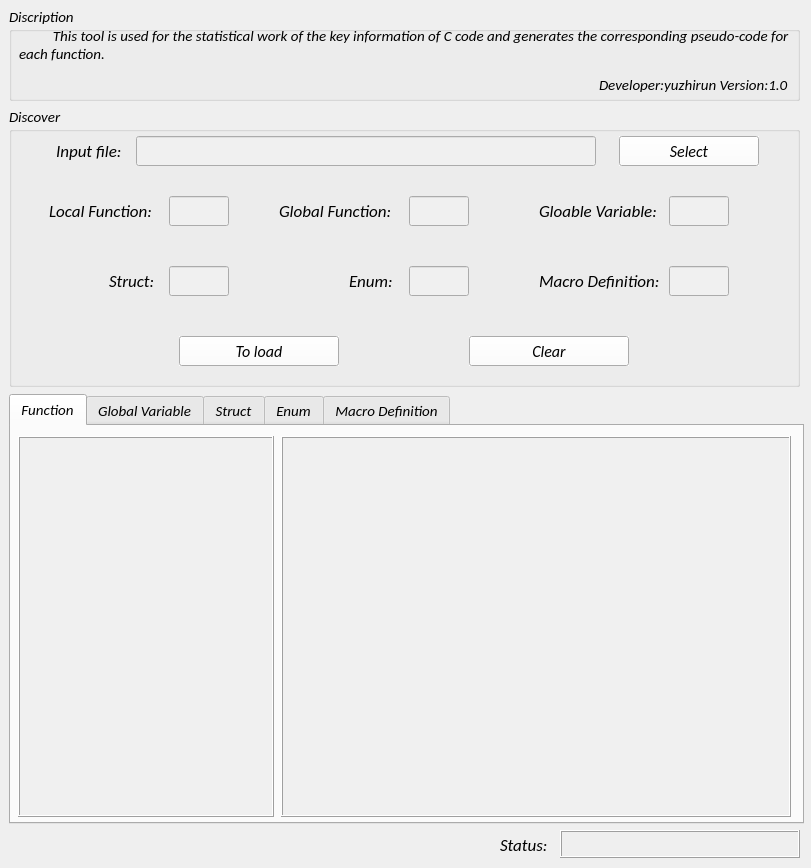
<?xml version="1.0" encoding="UTF-8"?>
<ui version="4.0">
 <class>MainWindow</class>
 <widget class="QMainWindow" name="MainWindow">
  <property name="geometry">
   <rect>
    <x>0</x>
    <y>0</y>
    <width>811</width>
    <height>868</height>
   </rect>
  </property>
  <property name="minimumSize">
   <size>
    <width>0</width>
    <height>0</height>
   </size>
  </property>
  <property name="maximumSize">
   <size>
    <width>811</width>
    <height>868</height>
   </size>
  </property>
  <property name="palette">
   <palette>
    <active>
     <colorrole role="Base">
      <brush brushstyle="SolidPattern">
       <color alpha="255">
        <red>240</red>
        <green>240</green>
        <blue>240</blue>
       </color>
      </brush>
     </colorrole>
    </active>
    <inactive>
     <colorrole role="Base">
      <brush brushstyle="SolidPattern">
       <color alpha="255">
        <red>240</red>
        <green>240</green>
        <blue>240</blue>
       </color>
      </brush>
     </colorrole>
    </inactive>
    <disabled>
     <colorrole role="Base">
      <brush brushstyle="SolidPattern">
       <color alpha="255">
        <red>240</red>
        <green>240</green>
        <blue>240</blue>
       </color>
      </brush>
     </colorrole>
    </disabled>
   </palette>
  </property>
  <property name="font">
   <font>
    <family>Calibri</family>
   </font>
  </property>
  <property name="windowTitle">
   <string>CodeGenerate</string>
  </property>
  <property name="windowIcon">
   <iconset>
    <normaloff>source/dev_ico.ico</normaloff>source/dev_ico.ico</iconset>
  </property>
  <property name="autoFillBackground">
   <bool>true</bool>
  </property>
  <widget class="QWidget" name="centralwidget">
   <widget class="QGroupBox" name="groupBox">
    <property name="geometry">
     <rect>
      <x>9</x>
      <y>6</y>
      <width>791</width>
      <height>95</height>
     </rect>
    </property>
    <property name="font">
     <font>
      <family>Calibri</family>
      <pointsize>11</pointsize>
      <weight>50</weight>
      <italic>true</italic>
      <bold>false</bold>
     </font>
    </property>
    <property name="title">
     <string>Discription</string>
    </property>
    <property name="flat">
     <bool>false</bool>
    </property>
    <widget class="QLabel" name="label_8">
     <property name="geometry">
      <rect>
       <x>10</x>
       <y>20</y>
       <width>781</width>
       <height>51</height>
      </rect>
     </property>
     <property name="font">
      <font>
       <family>Calibri</family>
       <pointsize>11</pointsize>
       <weight>50</weight>
       <italic>true</italic>
       <bold>false</bold>
      </font>
     </property>
     <property name="text">
      <string>          This tool is used for the statistical work of the key information of C code and generates the corresponding pseudo-code for each function.</string>
     </property>
     <property name="alignment">
      <set>Qt::AlignLeading|Qt::AlignLeft|Qt::AlignTop</set>
     </property>
     <property name="wordWrap">
      <bool>true</bool>
     </property>
    </widget>
    <widget class="QLabel" name="label_9">
     <property name="geometry">
      <rect>
       <x>590</x>
       <y>64</y>
       <width>191</width>
       <height>30</height>
      </rect>
     </property>
     <property name="font">
      <font>
       <family>Calibri</family>
       <pointsize>11</pointsize>
       <weight>50</weight>
       <italic>true</italic>
       <bold>false</bold>
       <kerning>true</kerning>
      </font>
     </property>
     <property name="text">
      <string>Developer:yuzhirun Version:1.0</string>
     </property>
    </widget>
   </widget>
   <widget class="QGroupBox" name="groupBox_3">
    <property name="geometry">
     <rect>
      <x>9</x>
      <y>106</y>
      <width>791</width>
      <height>281</height>
     </rect>
    </property>
    <property name="font">
     <font>
      <family>Calibri</family>
      <pointsize>11</pointsize>
      <weight>50</weight>
      <italic>true</italic>
      <bold>false</bold>
     </font>
    </property>
    <property name="title">
     <string>Discover</string>
    </property>
    <widget class="QLineEdit" name="macro_num">
     <property name="geometry">
      <rect>
       <x>660</x>
       <y>160</y>
       <width>60</width>
       <height>30</height>
      </rect>
     </property>
     <property name="font">
      <font>
       <family>Microsoft YaHei</family>
       <pointsize>11</pointsize>
       <weight>50</weight>
       <italic>false</italic>
       <bold>false</bold>
      </font>
     </property>
     <property name="text">
      <string/>
     </property>
     <property name="readOnly">
      <bool>true</bool>
     </property>
    </widget>
    <widget class="QLabel" name="label">
     <property name="geometry">
      <rect>
       <x>47</x>
       <y>30</y>
       <width>80</width>
       <height>30</height>
      </rect>
     </property>
     <property name="font">
      <font>
       <family>Calibri</family>
       <pointsize>13</pointsize>
       <weight>50</weight>
       <italic>true</italic>
       <bold>false</bold>
       <kerning>true</kerning>
      </font>
     </property>
     <property name="text">
      <string>Input file:</string>
     </property>
    </widget>
    <widget class="QPushButton" name="select_bt">
     <property name="geometry">
      <rect>
       <x>610</x>
       <y>30</y>
       <width>140</width>
       <height>30</height>
      </rect>
     </property>
     <property name="palette">
      <palette>
       <active>
        <colorrole role="Button">
         <brush brushstyle="SolidPattern">
          <color alpha="255">
           <red>255</red>
           <green>255</green>
           <blue>255</blue>
          </color>
         </brush>
        </colorrole>
       </active>
       <inactive>
        <colorrole role="Button">
         <brush brushstyle="SolidPattern">
          <color alpha="255">
           <red>255</red>
           <green>255</green>
           <blue>255</blue>
          </color>
         </brush>
        </colorrole>
       </inactive>
       <disabled>
        <colorrole role="Button">
         <brush brushstyle="SolidPattern">
          <color alpha="255">
           <red>255</red>
           <green>255</green>
           <blue>255</blue>
          </color>
         </brush>
        </colorrole>
       </disabled>
      </palette>
     </property>
     <property name="font">
      <font>
       <family>Calibri</family>
       <pointsize>12</pointsize>
       <weight>50</weight>
       <italic>true</italic>
       <bold>false</bold>
      </font>
     </property>
     <property name="autoFillBackground">
      <bool>true</bool>
     </property>
     <property name="text">
      <string>Select</string>
     </property>
    </widget>
    <widget class="QLineEdit" name="local_func_num">
     <property name="geometry">
      <rect>
       <x>160</x>
       <y>90</y>
       <width>60</width>
       <height>30</height>
      </rect>
     </property>
     <property name="font">
      <font>
       <family>Microsoft YaHei</family>
       <pointsize>11</pointsize>
       <weight>50</weight>
       <italic>false</italic>
       <bold>false</bold>
      </font>
     </property>
     <property name="text">
      <string/>
     </property>
     <property name="readOnly">
      <bool>true</bool>
     </property>
    </widget>
    <widget class="QLabel" name="label_6">
     <property name="geometry">
      <rect>
       <x>530</x>
       <y>90</y>
       <width>131</width>
       <height>30</height>
      </rect>
     </property>
     <property name="font">
      <font>
       <family>Calibri</family>
       <pointsize>13</pointsize>
       <weight>50</weight>
       <italic>true</italic>
       <bold>false</bold>
       <kerning>true</kerning>
      </font>
     </property>
     <property name="text">
      <string>Gloable Variable:</string>
     </property>
    </widget>
    <widget class="QLineEdit" name="file_path">
     <property name="geometry">
      <rect>
       <x>127</x>
       <y>30</y>
       <width>460</width>
       <height>30</height>
      </rect>
     </property>
     <property name="autoFillBackground">
      <bool>true</bool>
     </property>
     <property name="frame">
      <bool>true</bool>
     </property>
     <property name="echoMode">
      <enum>QLineEdit::Normal</enum>
     </property>
     <property name="readOnly">
      <bool>true</bool>
     </property>
    </widget>
    <widget class="QLabel" name="label_5">
     <property name="geometry">
      <rect>
       <x>340</x>
       <y>160</y>
       <width>51</width>
       <height>30</height>
      </rect>
     </property>
     <property name="font">
      <font>
       <family>Calibri</family>
       <pointsize>13</pointsize>
       <weight>50</weight>
       <italic>true</italic>
       <bold>false</bold>
       <kerning>true</kerning>
      </font>
     </property>
     <property name="text">
      <string>Enum:</string>
     </property>
    </widget>
    <widget class="QLineEdit" name="struct_num">
     <property name="geometry">
      <rect>
       <x>160</x>
       <y>160</y>
       <width>60</width>
       <height>30</height>
      </rect>
     </property>
     <property name="font">
      <font>
       <family>Microsoft YaHei UI</family>
       <pointsize>11</pointsize>
       <weight>50</weight>
       <italic>false</italic>
       <bold>false</bold>
      </font>
     </property>
     <property name="text">
      <string/>
     </property>
     <property name="readOnly">
      <bool>true</bool>
     </property>
    </widget>
    <widget class="QLabel" name="label_2">
     <property name="geometry">
      <rect>
       <x>100</x>
       <y>160</y>
       <width>60</width>
       <height>30</height>
      </rect>
     </property>
     <property name="font">
      <font>
       <family>Calibri</family>
       <pointsize>13</pointsize>
       <weight>50</weight>
       <italic>true</italic>
       <bold>false</bold>
       <kerning>true</kerning>
      </font>
     </property>
     <property name="text">
      <string>Struct:</string>
     </property>
    </widget>
    <widget class="QLineEdit" name="global_var_num">
     <property name="geometry">
      <rect>
       <x>660</x>
       <y>90</y>
       <width>60</width>
       <height>30</height>
      </rect>
     </property>
     <property name="font">
      <font>
       <family>Microsoft YaHei</family>
       <pointsize>11</pointsize>
       <weight>50</weight>
       <italic>false</italic>
       <bold>false</bold>
      </font>
     </property>
     <property name="text">
      <string/>
     </property>
     <property name="readOnly">
      <bool>true</bool>
     </property>
    </widget>
    <widget class="QLabel" name="label_4">
     <property name="geometry">
      <rect>
       <x>270</x>
       <y>90</y>
       <width>121</width>
       <height>30</height>
      </rect>
     </property>
     <property name="font">
      <font>
       <family>Calibri</family>
       <pointsize>13</pointsize>
       <weight>50</weight>
       <italic>true</italic>
       <bold>false</bold>
       <kerning>true</kerning>
      </font>
     </property>
     <property name="text">
      <string>Global Function:</string>
     </property>
    </widget>
    <widget class="QLabel" name="label_7">
     <property name="geometry">
      <rect>
       <x>530</x>
       <y>160</y>
       <width>141</width>
       <height>30</height>
      </rect>
     </property>
     <property name="font">
      <font>
       <family>Calibri</family>
       <pointsize>13</pointsize>
       <weight>50</weight>
       <italic>true</italic>
       <bold>false</bold>
       <kerning>true</kerning>
      </font>
     </property>
     <property name="text">
      <string>Macro Definition:</string>
     </property>
    </widget>
    <widget class="QLineEdit" name="enum_num">
     <property name="geometry">
      <rect>
       <x>400</x>
       <y>160</y>
       <width>60</width>
       <height>30</height>
      </rect>
     </property>
     <property name="font">
      <font>
       <family>Microsoft YaHei UI</family>
       <pointsize>11</pointsize>
       <weight>50</weight>
       <italic>false</italic>
       <bold>false</bold>
      </font>
     </property>
     <property name="text">
      <string/>
     </property>
     <property name="readOnly">
      <bool>true</bool>
     </property>
    </widget>
    <widget class="QLineEdit" name="global_func_num">
     <property name="geometry">
      <rect>
       <x>400</x>
       <y>90</y>
       <width>60</width>
       <height>30</height>
      </rect>
     </property>
     <property name="font">
      <font>
       <family>Microsoft YaHei</family>
       <pointsize>11</pointsize>
       <weight>50</weight>
       <italic>false</italic>
       <bold>false</bold>
      </font>
     </property>
     <property name="text">
      <string/>
     </property>
     <property name="readOnly">
      <bool>true</bool>
     </property>
    </widget>
    <widget class="QLabel" name="label_3">
     <property name="geometry">
      <rect>
       <x>40</x>
       <y>90</y>
       <width>111</width>
       <height>30</height>
      </rect>
     </property>
     <property name="font">
      <font>
       <family>Calibri</family>
       <pointsize>13</pointsize>
       <weight>50</weight>
       <italic>true</italic>
       <bold>false</bold>
       <kerning>true</kerning>
      </font>
     </property>
     <property name="text">
      <string>Local Function:</string>
     </property>
    </widget>
    <widget class="QPushButton" name="load_bt">
     <property name="geometry">
      <rect>
       <x>170</x>
       <y>230</y>
       <width>160</width>
       <height>30</height>
      </rect>
     </property>
     <property name="palette">
      <palette>
       <active>
        <colorrole role="Button">
         <brush brushstyle="SolidPattern">
          <color alpha="255">
           <red>255</red>
           <green>255</green>
           <blue>255</blue>
          </color>
         </brush>
        </colorrole>
       </active>
       <inactive>
        <colorrole role="Button">
         <brush brushstyle="SolidPattern">
          <color alpha="255">
           <red>255</red>
           <green>255</green>
           <blue>255</blue>
          </color>
         </brush>
        </colorrole>
       </inactive>
       <disabled>
        <colorrole role="Button">
         <brush brushstyle="SolidPattern">
          <color alpha="255">
           <red>255</red>
           <green>255</green>
           <blue>255</blue>
          </color>
         </brush>
        </colorrole>
       </disabled>
      </palette>
     </property>
     <property name="font">
      <font>
       <family>Calibri</family>
       <pointsize>12</pointsize>
       <weight>50</weight>
       <italic>true</italic>
       <bold>false</bold>
      </font>
     </property>
     <property name="autoFillBackground">
      <bool>true</bool>
     </property>
     <property name="text">
      <string>To load</string>
     </property>
    </widget>
    <widget class="QPushButton" name="clear_bt">
     <property name="geometry">
      <rect>
       <x>460</x>
       <y>230</y>
       <width>160</width>
       <height>30</height>
      </rect>
     </property>
     <property name="palette">
      <palette>
       <active>
        <colorrole role="Button">
         <brush brushstyle="SolidPattern">
          <color alpha="255">
           <red>255</red>
           <green>255</green>
           <blue>255</blue>
          </color>
         </brush>
        </colorrole>
       </active>
       <inactive>
        <colorrole role="Button">
         <brush brushstyle="SolidPattern">
          <color alpha="255">
           <red>255</red>
           <green>255</green>
           <blue>255</blue>
          </color>
         </brush>
        </colorrole>
       </inactive>
       <disabled>
        <colorrole role="Button">
         <brush brushstyle="SolidPattern">
          <color alpha="255">
           <red>255</red>
           <green>255</green>
           <blue>255</blue>
          </color>
         </brush>
        </colorrole>
       </disabled>
      </palette>
     </property>
     <property name="font">
      <font>
       <family>Calibri</family>
       <pointsize>12</pointsize>
       <weight>50</weight>
       <italic>true</italic>
       <bold>false</bold>
      </font>
     </property>
     <property name="autoFillBackground">
      <bool>true</bool>
     </property>
     <property name="text">
      <string>Clear</string>
     </property>
    </widget>
   </widget>
   <widget class="QTabWidget" name="tabWidget">
    <property name="geometry">
     <rect>
      <x>9</x>
      <y>394</y>
      <width>795</width>
      <height>430</height>
     </rect>
    </property>
    <property name="minimumSize">
     <size>
      <width>510</width>
      <height>381</height>
     </size>
    </property>
    <property name="font">
     <font>
      <family>Calibri</family>
      <pointsize>11</pointsize>
      <weight>50</weight>
      <italic>true</italic>
      <bold>false</bold>
     </font>
    </property>
    <property name="mouseTracking">
     <bool>false</bool>
    </property>
    <property name="currentIndex">
     <number>0</number>
    </property>
    <widget class="QWidget" name="Function">
     <attribute name="title">
      <string>Function</string>
     </attribute>
     <widget class="QListWidget" name="func_items">
      <property name="geometry">
       <rect>
        <x>7</x>
        <y>10</y>
        <width>256</width>
        <height>381</height>
       </rect>
      </property>
      <property name="font">
       <font>
        <family>Microsoft YaHei UI</family>
        <pointsize>10</pointsize>
        <weight>50</weight>
        <italic>false</italic>
        <bold>false</bold>
       </font>
      </property>
      <property name="frameShape">
       <enum>QFrame::Box</enum>
      </property>
      <property name="frameShadow">
       <enum>QFrame::Raised</enum>
      </property>
      <property name="editTriggers">
       <set>QAbstractItemView::NoEditTriggers</set>
      </property>
     </widget>
     <widget class="QTextEdit" name="func_disp">
      <property name="geometry">
       <rect>
        <x>270</x>
        <y>10</y>
        <width>510</width>
        <height>381</height>
       </rect>
      </property>
      <property name="font">
       <font>
        <family>Calibri</family>
        <pointsize>12</pointsize>
        <weight>50</weight>
        <italic>false</italic>
        <bold>false</bold>
       </font>
      </property>
      <property name="frameShape">
       <enum>QFrame::Box</enum>
      </property>
      <property name="frameShadow">
       <enum>QFrame::Raised</enum>
      </property>
      <property name="lineWrapMode">
       <enum>QTextEdit::NoWrap</enum>
      </property>
      <property name="readOnly">
       <bool>false</bool>
      </property>
      <property name="markdown">
       <string/>
      </property>
      <property name="html">
       <string>&lt;!DOCTYPE HTML PUBLIC &quot;-//W3C//DTD HTML 4.0//EN&quot; &quot;http://www.w3.org/TR/REC-html40/strict.dtd&quot;&gt;
&lt;html&gt;&lt;head&gt;&lt;meta name=&quot;qrichtext&quot; content=&quot;1&quot; /&gt;&lt;style type=&quot;text/css&quot;&gt;
p, li { white-space: pre-wrap; }
&lt;/style&gt;&lt;/head&gt;&lt;body style=&quot; font-family:'Calibri','Calibri','Calibri'; font-size:12pt; font-weight:400; font-style:normal;&quot;&gt;
&lt;p style=&quot;-qt-paragraph-type:empty; margin-top:0px; margin-bottom:0px; margin-left:0px; margin-right:0px; -qt-block-indent:0; text-indent:0px; font-family:'Calibri','Calibri';&quot;&gt;&lt;br /&gt;&lt;/p&gt;&lt;/body&gt;&lt;/html&gt;</string>
      </property>
      <property name="textInteractionFlags">
       <set>Qt::TextEditorInteraction</set>
      </property>
     </widget>
    </widget>
    <widget class="QWidget" name="global_variable">
     <attribute name="title">
      <string>Global Variable</string>
     </attribute>
     <widget class="QTextEdit" name="gloabal_disp">
      <property name="geometry">
       <rect>
        <x>270</x>
        <y>10</y>
        <width>510</width>
        <height>381</height>
       </rect>
      </property>
      <property name="font">
       <font>
        <family>Calibri</family>
        <pointsize>12</pointsize>
        <weight>50</weight>
        <italic>false</italic>
        <bold>false</bold>
       </font>
      </property>
      <property name="frameShape">
       <enum>QFrame::Box</enum>
      </property>
      <property name="frameShadow">
       <enum>QFrame::Raised</enum>
      </property>
      <property name="lineWrapMode">
       <enum>QTextEdit::NoWrap</enum>
      </property>
      <property name="readOnly">
       <bool>false</bool>
      </property>
      <property name="markdown">
       <string/>
      </property>
      <property name="html">
       <string>&lt;!DOCTYPE HTML PUBLIC &quot;-//W3C//DTD HTML 4.0//EN&quot; &quot;http://www.w3.org/TR/REC-html40/strict.dtd&quot;&gt;
&lt;html&gt;&lt;head&gt;&lt;meta name=&quot;qrichtext&quot; content=&quot;1&quot; /&gt;&lt;style type=&quot;text/css&quot;&gt;
p, li { white-space: pre-wrap; }
&lt;/style&gt;&lt;/head&gt;&lt;body style=&quot; font-family:'Calibri','Calibri','Calibri'; font-size:12pt; font-weight:400; font-style:normal;&quot;&gt;
&lt;p style=&quot;-qt-paragraph-type:empty; margin-top:0px; margin-bottom:0px; margin-left:0px; margin-right:0px; -qt-block-indent:0; text-indent:0px; font-family:'Calibri','Calibri';&quot;&gt;&lt;br /&gt;&lt;/p&gt;&lt;/body&gt;&lt;/html&gt;</string>
      </property>
      <property name="textInteractionFlags">
       <set>Qt::TextEditorInteraction</set>
      </property>
     </widget>
     <widget class="QListWidget" name="global_items">
      <property name="geometry">
       <rect>
        <x>7</x>
        <y>10</y>
        <width>256</width>
        <height>381</height>
       </rect>
      </property>
      <property name="font">
       <font>
        <family>Microsoft YaHei UI</family>
        <pointsize>10</pointsize>
        <weight>50</weight>
        <italic>false</italic>
        <bold>false</bold>
       </font>
      </property>
      <property name="frameShape">
       <enum>QFrame::Box</enum>
      </property>
      <property name="frameShadow">
       <enum>QFrame::Raised</enum>
      </property>
      <property name="editTriggers">
       <set>QAbstractItemView::NoEditTriggers</set>
      </property>
     </widget>
    </widget>
    <widget class="QWidget" name="struct">
     <attribute name="title">
      <string>Struct</string>
     </attribute>
     <widget class="QTextEdit" name="struct_disp">
      <property name="geometry">
       <rect>
        <x>270</x>
        <y>10</y>
        <width>510</width>
        <height>381</height>
       </rect>
      </property>
      <property name="font">
       <font>
        <family>Calibri</family>
        <pointsize>12</pointsize>
        <weight>50</weight>
        <italic>false</italic>
        <bold>false</bold>
       </font>
      </property>
      <property name="frameShape">
       <enum>QFrame::Box</enum>
      </property>
      <property name="frameShadow">
       <enum>QFrame::Raised</enum>
      </property>
      <property name="lineWrapMode">
       <enum>QTextEdit::NoWrap</enum>
      </property>
      <property name="readOnly">
       <bool>false</bool>
      </property>
      <property name="markdown">
       <string/>
      </property>
      <property name="html">
       <string>&lt;!DOCTYPE HTML PUBLIC &quot;-//W3C//DTD HTML 4.0//EN&quot; &quot;http://www.w3.org/TR/REC-html40/strict.dtd&quot;&gt;
&lt;html&gt;&lt;head&gt;&lt;meta name=&quot;qrichtext&quot; content=&quot;1&quot; /&gt;&lt;style type=&quot;text/css&quot;&gt;
p, li { white-space: pre-wrap; }
&lt;/style&gt;&lt;/head&gt;&lt;body style=&quot; font-family:'Calibri','Calibri','Calibri'; font-size:12pt; font-weight:400; font-style:normal;&quot;&gt;
&lt;p style=&quot;-qt-paragraph-type:empty; margin-top:0px; margin-bottom:0px; margin-left:0px; margin-right:0px; -qt-block-indent:0; text-indent:0px; font-family:'Calibri','Calibri';&quot;&gt;&lt;br /&gt;&lt;/p&gt;&lt;/body&gt;&lt;/html&gt;</string>
      </property>
      <property name="textInteractionFlags">
       <set>Qt::TextEditorInteraction</set>
      </property>
     </widget>
     <widget class="QListWidget" name="struct_items">
      <property name="geometry">
       <rect>
        <x>7</x>
        <y>10</y>
        <width>256</width>
        <height>381</height>
       </rect>
      </property>
      <property name="font">
       <font>
        <family>Microsoft YaHei UI</family>
        <pointsize>10</pointsize>
        <weight>50</weight>
        <italic>false</italic>
        <bold>false</bold>
       </font>
      </property>
      <property name="frameShape">
       <enum>QFrame::Box</enum>
      </property>
      <property name="frameShadow">
       <enum>QFrame::Raised</enum>
      </property>
      <property name="editTriggers">
       <set>QAbstractItemView::NoEditTriggers</set>
      </property>
     </widget>
    </widget>
    <widget class="QWidget" name="enum">
     <attribute name="title">
      <string>Enum</string>
     </attribute>
     <widget class="QTextEdit" name="enum_disp">
      <property name="geometry">
       <rect>
        <x>270</x>
        <y>10</y>
        <width>510</width>
        <height>381</height>
       </rect>
      </property>
      <property name="maximumSize">
       <size>
        <width>620</width>
        <height>491</height>
       </size>
      </property>
      <property name="font">
       <font>
        <family>Calibri</family>
        <pointsize>12</pointsize>
        <weight>50</weight>
        <italic>false</italic>
        <bold>false</bold>
       </font>
      </property>
      <property name="frameShape">
       <enum>QFrame::Box</enum>
      </property>
      <property name="frameShadow">
       <enum>QFrame::Raised</enum>
      </property>
      <property name="lineWrapMode">
       <enum>QTextEdit::NoWrap</enum>
      </property>
      <property name="readOnly">
       <bool>false</bool>
      </property>
      <property name="markdown">
       <string/>
      </property>
      <property name="html">
       <string>&lt;!DOCTYPE HTML PUBLIC &quot;-//W3C//DTD HTML 4.0//EN&quot; &quot;http://www.w3.org/TR/REC-html40/strict.dtd&quot;&gt;
&lt;html&gt;&lt;head&gt;&lt;meta name=&quot;qrichtext&quot; content=&quot;1&quot; /&gt;&lt;style type=&quot;text/css&quot;&gt;
p, li { white-space: pre-wrap; }
&lt;/style&gt;&lt;/head&gt;&lt;body style=&quot; font-family:'Calibri','Calibri','Calibri'; font-size:12pt; font-weight:400; font-style:normal;&quot;&gt;
&lt;p style=&quot;-qt-paragraph-type:empty; margin-top:0px; margin-bottom:0px; margin-left:0px; margin-right:0px; -qt-block-indent:0; text-indent:0px; font-family:'Calibri','Calibri';&quot;&gt;&lt;br /&gt;&lt;/p&gt;&lt;/body&gt;&lt;/html&gt;</string>
      </property>
      <property name="textInteractionFlags">
       <set>Qt::TextEditorInteraction</set>
      </property>
     </widget>
     <widget class="QListWidget" name="enum_items">
      <property name="geometry">
       <rect>
        <x>7</x>
        <y>10</y>
        <width>256</width>
        <height>381</height>
       </rect>
      </property>
      <property name="minimumSize">
       <size>
        <width>256</width>
        <height>381</height>
       </size>
      </property>
      <property name="maximumSize">
       <size>
        <width>256</width>
        <height>491</height>
       </size>
      </property>
      <property name="font">
       <font>
        <family>Microsoft YaHei UI</family>
        <pointsize>10</pointsize>
        <weight>50</weight>
        <italic>false</italic>
        <bold>false</bold>
       </font>
      </property>
      <property name="frameShape">
       <enum>QFrame::Box</enum>
      </property>
      <property name="frameShadow">
       <enum>QFrame::Raised</enum>
      </property>
      <property name="editTriggers">
       <set>QAbstractItemView::NoEditTriggers</set>
      </property>
     </widget>
    </widget>
    <widget class="QWidget" name="macro">
     <attribute name="title">
      <string>Macro Definition</string>
     </attribute>
     <widget class="QTextEdit" name="macro_disp">
      <property name="geometry">
       <rect>
        <x>270</x>
        <y>10</y>
        <width>510</width>
        <height>381</height>
       </rect>
      </property>
      <property name="minimumSize">
       <size>
        <width>510</width>
        <height>381</height>
       </size>
      </property>
      <property name="maximumSize">
       <size>
        <width>620</width>
        <height>491</height>
       </size>
      </property>
      <property name="font">
       <font>
        <family>Calibri</family>
        <pointsize>12</pointsize>
        <weight>50</weight>
        <italic>false</italic>
        <bold>false</bold>
       </font>
      </property>
      <property name="frameShape">
       <enum>QFrame::Box</enum>
      </property>
      <property name="frameShadow">
       <enum>QFrame::Raised</enum>
      </property>
      <property name="lineWrapMode">
       <enum>QTextEdit::NoWrap</enum>
      </property>
      <property name="readOnly">
       <bool>false</bool>
      </property>
      <property name="markdown">
       <string/>
      </property>
      <property name="html">
       <string>&lt;!DOCTYPE HTML PUBLIC &quot;-//W3C//DTD HTML 4.0//EN&quot; &quot;http://www.w3.org/TR/REC-html40/strict.dtd&quot;&gt;
&lt;html&gt;&lt;head&gt;&lt;meta name=&quot;qrichtext&quot; content=&quot;1&quot; /&gt;&lt;style type=&quot;text/css&quot;&gt;
p, li { white-space: pre-wrap; }
&lt;/style&gt;&lt;/head&gt;&lt;body style=&quot; font-family:'Calibri','Calibri','Calibri'; font-size:12pt; font-weight:400; font-style:normal;&quot;&gt;
&lt;p style=&quot;-qt-paragraph-type:empty; margin-top:0px; margin-bottom:0px; margin-left:0px; margin-right:0px; -qt-block-indent:0; text-indent:0px; font-family:'Calibri','Calibri';&quot;&gt;&lt;br /&gt;&lt;/p&gt;&lt;/body&gt;&lt;/html&gt;</string>
      </property>
      <property name="textInteractionFlags">
       <set>Qt::TextEditorInteraction</set>
      </property>
     </widget>
     <widget class="QListWidget" name="macro_items">
      <property name="geometry">
       <rect>
        <x>7</x>
        <y>10</y>
        <width>256</width>
        <height>381</height>
       </rect>
      </property>
      <property name="minimumSize">
       <size>
        <width>256</width>
        <height>381</height>
       </size>
      </property>
      <property name="maximumSize">
       <size>
        <width>256</width>
        <height>491</height>
       </size>
      </property>
      <property name="font">
       <font>
        <family>Microsoft YaHei UI</family>
        <pointsize>10</pointsize>
        <weight>50</weight>
        <italic>false</italic>
        <bold>false</bold>
       </font>
      </property>
      <property name="frameShape">
       <enum>QFrame::Box</enum>
      </property>
      <property name="frameShadow">
       <enum>QFrame::Raised</enum>
      </property>
      <property name="editTriggers">
       <set>QAbstractItemView::NoEditTriggers</set>
      </property>
     </widget>
    </widget>
   </widget>
   <widget class="QLabel" name="mention">
    <property name="geometry">
     <rect>
      <x>560</x>
      <y>830</y>
      <width>240</width>
      <height>28</height>
     </rect>
    </property>
    <property name="font">
     <font>
      <family>Calibri</family>
      <pointsize>12</pointsize>
      <weight>50</weight>
      <italic>true</italic>
      <bold>false</bold>
      <kerning>true</kerning>
     </font>
    </property>
    <property name="frameShape">
     <enum>QFrame::Box</enum>
    </property>
    <property name="frameShadow">
     <enum>QFrame::Raised</enum>
    </property>
    <property name="text">
     <string/>
    </property>
   </widget>
   <widget class="QLabel" name="label_11">
    <property name="geometry">
     <rect>
      <x>500</x>
      <y>830</y>
      <width>61</width>
      <height>30</height>
     </rect>
    </property>
    <property name="font">
     <font>
      <family>Calibri</family>
      <pointsize>13</pointsize>
      <weight>50</weight>
      <italic>true</italic>
      <bold>false</bold>
      <kerning>true</kerning>
     </font>
    </property>
    <property name="text">
     <string>Status:</string>
    </property>
   </widget>
  </widget>
 </widget>
 <resources/>
 <connections/>
</ui>
